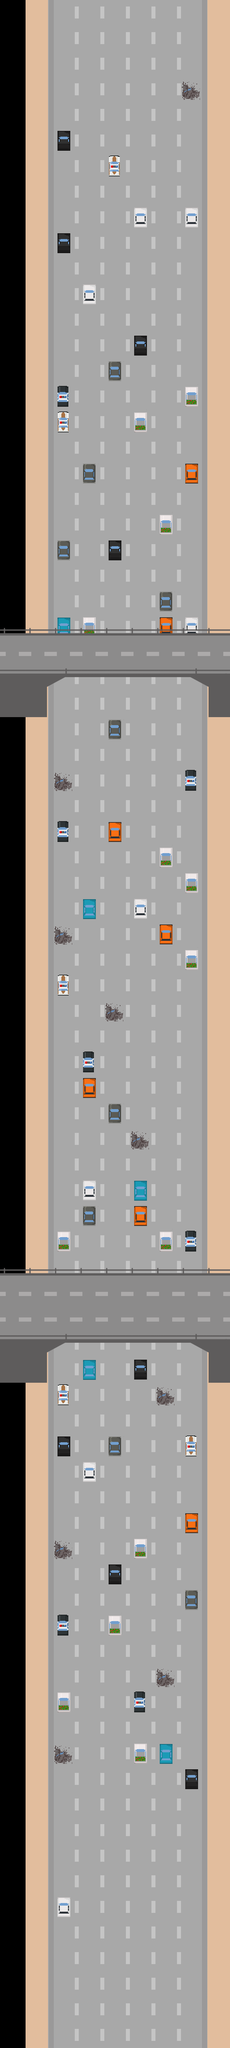

Tiled map render using the project's own tile images. Description and the map definition, with tile-layer contents summarised, below:
An orthogonal 9x80 tile map with 80x80 px tiles, 4 tile layers (wall, road, cars, top).

<map version="1.0" orientation="orthogonal" renderorder="right-down" width="9" height="80" tilewidth="80" tileheight="80" nextobjectid="19">
 <tileset firstgid="1" name="combined" tilewidth="80" tileheight="80" tilecount="33" columns="11">
  <image source="combined.png" width="880" height="240" />
 </tileset>
 <layer name="wall" width="9" height="80">
  <data>[720 cells, 161 non-empty, 3 distinct tile ids]</data>
 </layer>
 <layer name="road" width="9" height="80">
  <data>[720 cells, 480 non-empty, 3 distinct tile ids]</data>
 </layer>
 <layer name="cars" width="9" height="80">
  <data>[720 cells, 71 non-empty, 9 distinct tile ids]</data>
 </layer>
 <objectgroup name="crystals" />
 <layer name="top" width="9" height="80" offsetx="0" offsety="1">
  <data>[720 cells, 70 non-empty, 12 distinct tile ids]</data>
 </layer>
</map>
